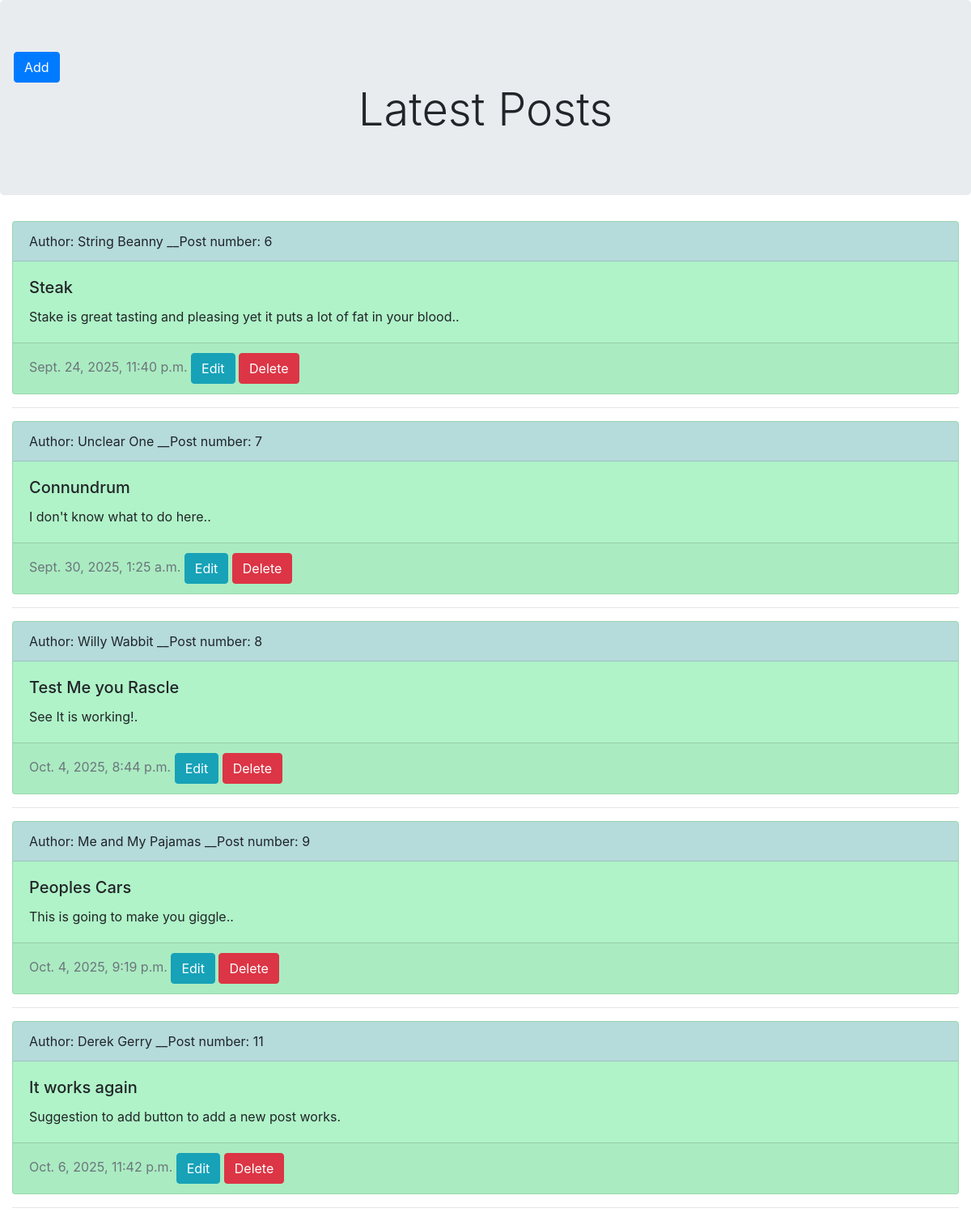
The page / on the database its author committed.
### blog/models.py (models this page shows, shortened)
class Post(models.Model):
    title = models.CharField(max_length=100)
    author = models.CharField(max_length = 50)
    body = models.TextField()
    created_at = models.DateTimeField(default=timezone.now)
    updated_at = models.DateTimeField(auto_now=True)
    replies_from_others = models.TextField(default = "none")
    id = models.AutoField(primary_key=True)

### blog/views.py (the view)
# urls.py: path('',blog_views.show_post,name="show_post"),
def show_post(request):
    post = Post.objects.all()
    return render(request, "post_list.html", {"post": post})

### templates/post_list.html (shortened to what this page needs)
{% extends "master.html" %}
{% block stuff %}
</body>
</html>
    <div class="jumbotron text-center">
        <div class = row>
            <a href = "{% url 'addposts' %}" class = "btn btn-primary">Add</a>
            </div>
        <h1 class="display-4">Latest Posts</h1>
    </div>
    <div class="container-fluid">
    {% if post %}
        {%for i in post%}
        <div class="card" style="background-color: rgb(176, 243, 200);">
            <div class="card-header" style="background: #b5dbdb;">
                Author: {{ i.author}} __Post number: {{ i.id}}
            </div>
            <div class="card-body">
                <h5 class="card-title">{{i.title}}</h5>
                <p class="card-text">{{ i.body}}.</p>
            </div>
            <div class="card-footer text-muted">
                {{ i.created_at}}
                <a href = "{% url 'update_post' i.id %}" class = "btn btn-info">Edit</a>
                <a href = "{% url 'delete_post' i.id %}" class = "btn btn-danger">Delete</a>
            </div>
        </div>
        <hr>
        {% endfor %}
    {% else %}
        <p>No Posts available</p>
    {% endif %}
    </div>
{% endblock %}

### rows shown on the page
Post: author "String Beanny", id "6", title "Steak", body "Stake is great tasting and pleasing yet it puts a lot of fat in your blood.", created_at "Sept. 24, 2025, 11:40 p.m."
Post: author "Unclear One", id "7", title "Connundrum", body "I don't know what to do here.", created_at "Sept. 30, 2025, 1:25 a.m."
Post: author "Willy Wabbit", id "8", title "Test Me you Rascle", body "See It is working!", created_at "Oct. 4, 2025, 8:44 p.m."
Post: author "Me and My Pajamas", id "9", title "Peoples Cars", body "This is going to make you giggle.", created_at "Oct. 4, 2025, 9:19 p.m."
Post: author "Derek Gerry", id "11", title "It works again", body "Suggestion to add button to add a new post works", created_at "Oct. 6, 2025, 11:42 p.m."
